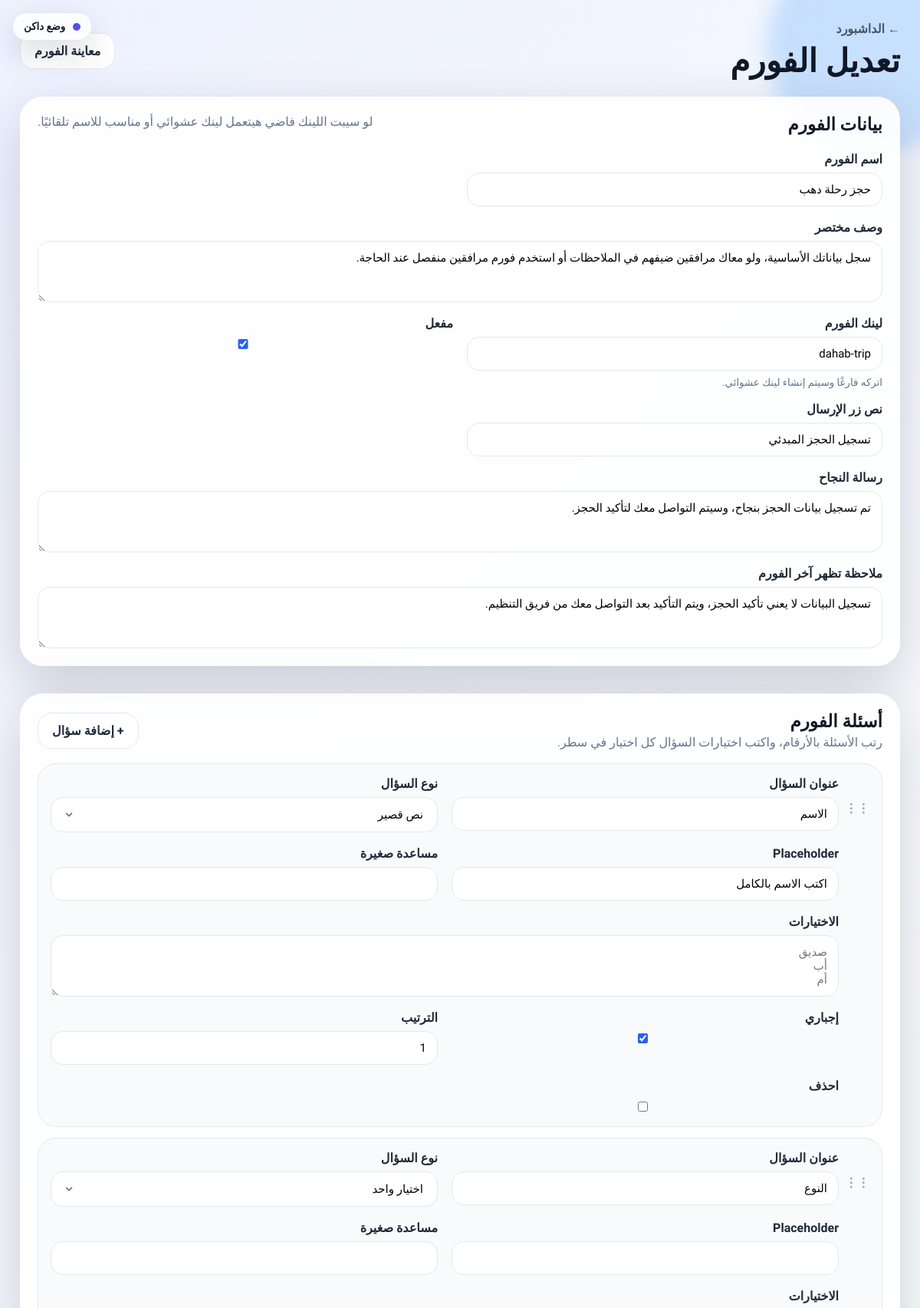
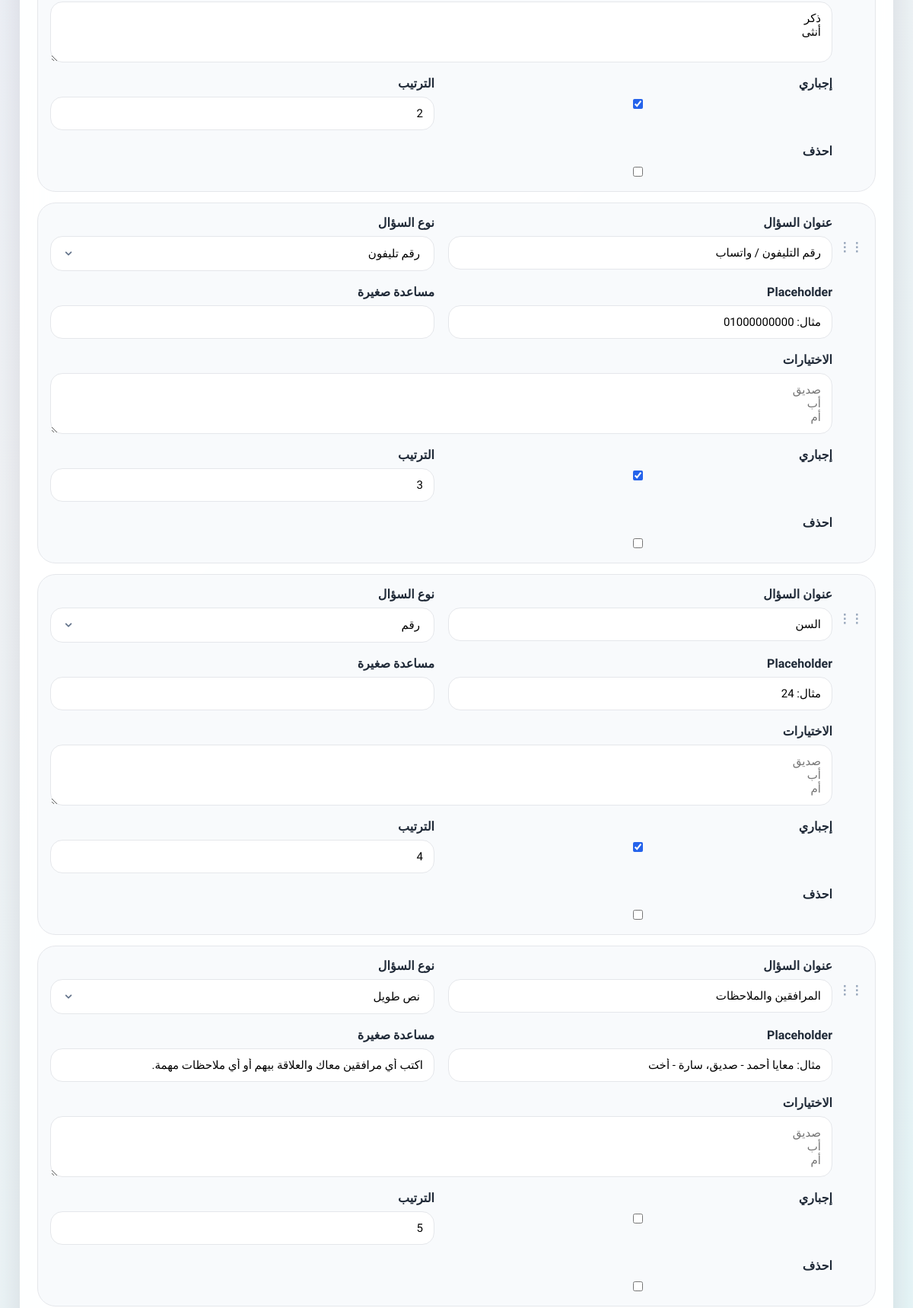
Page /dashboard/forms/1/edit/ (signed in, upper part) on the committed database (2 pictures, top to bottom).
### smartforms/models.py (models this page shows, shortened)
class DynamicForm(models.Model):
    title = models.CharField('اسم الفورم', max_length=160)
    description = models.TextField('وصف مختصر', blank=True)
    slug = models.SlugField('لينك الفورم', max_length=80, unique=True, blank=True, help_text='اتركه فارغًا وسيتم إنشاء لينك عشوائي.')
    is_active = models.BooleanField('مفعل', default=True)
    submit_button_text = models.CharField('نص زر الإرسال', max_length=80, default='إرسال البيانات')
    success_message = models.TextField('رسالة النجاح', default='تم تسجيل البيانات بنجاح، وسيتم التواصل معك قريبًا.')
    note = models.TextField('ملاحظة تظهر آخر الفورم', blank=True)
    created_at = models.DateTimeField(auto_now_add=True)
    updated_at = models.DateTimeField(auto_now=True)
    class Meta:
        ordering = ['-created_at']
        verbose_name = 'فورم'
        verbose_name_plural = 'الفورمز'
    def get_absolute_url(self):
        return reverse('form_detail', kwargs={'slug': self.slug})

### smartforms/views.py (the view)
# urls.py: path('dashboard/forms/<int:pk>/edit/', views.form_edit, name='dashboard_form_edit'),
@staff_member_required
def form_edit(request, pk):
    form_obj = get_object_or_404(DynamicForm, pk=pk)
    qs = form_obj.fields.all()
    if request.method == 'POST':
        builder_form = DynamicFormModelForm(request.POST, instance=form_obj)
        formset = FieldFormSet(request.POST, queryset=qs, prefix='fields')
        if builder_form.is_valid() and formset.is_valid():
            builder_form.save()
            fields = formset.save(commit=False)
            for deleted in formset.deleted_objects:
                deleted.delete()
            for field in fields:
                field.form = form_obj
                field.save()
            messages.success(request, 'تم حفظ التعديلات.')
            return redirect('dashboard_form_edit', pk=form_obj.pk)
    else:
        builder_form = DynamicFormModelForm(instance=form_obj)
        formset = FieldFormSet(queryset=qs, prefix='fields')
    return render(request, 'smartforms/form_builder.html', {'builder_form': builder_form, 'formset': formset, 'form_obj': form_obj})

### smartforms/forms.py
class DynamicFormModelForm(forms.ModelForm):
    class Meta:
        model = DynamicForm
        fields = ['title', 'description', 'slug', 'is_active', 'submit_button_text', 'success_message', 'note']
        widgets = {
            'description': forms.Textarea(attrs={'rows': 3}),
            'success_message': forms.Textarea(attrs={'rows': 3}),
            'note': forms.Textarea(attrs={'rows': 3}),
        }

### smartforms/templates/smartforms/form_builder.html (shortened to what this page needs)
{% extends 'smartforms/base.html' %}
{% block content %}
<main class="admin-shell">
    <nav class="admin-nav">
        <div><a href="{% url 'dashboard' %}" class="back-link">← الداشبورد</a><h1>{% if form_obj %}تعديل الفورم{% else %}إنشاء فورم جديد{% endif %}</h1></div>
        {% if form_obj %}<a class="secondary-btn" href="{{ form_obj.get_absolute_url }}" target="_blank">معاينة الفورم</a>{% endif %}
    </nav>
    <form method="post" class="builder-layout">
        <section class="panel builder-main">
            <div class="panel-head"><h2>بيانات الفورم</h2><p>لو سيبت اللينك فاضي هيتعمل لينك عشوائي أو مناسب للاسم تلقائيًا.</p></div>
            <div class="fields-grid two">
                {% for field in builder_form %}
                    <div class="field-wrap {% if field.name == 'description' or field.name == 'success_message' or field.name == 'note' %}wide{% endif %}">
                        <label>{{ field.label }}</label>
                        {{ field }}
                        {% if field.help_text %}<small>{{ field.help_text }}</small>{% endif %}
                    </div>
                {% endfor %}
            </div>
        </section>
        {% if form_obj %}
        <section class="panel builder-main">
            <div class="panel-head builder-head">
                <div><h2>أسئلة الفورم</h2><p>رتب الأسئلة بالأرقام، واكتب اختيارات السؤال كل اختيار في سطر.</p></div>
                <a href="{% url 'dashboard_field_add' form_obj.pk %}" class="secondary-btn">+ إضافة سؤال</a>
            </div>
            <div class="field-editor-list">
                {% for f in formset %}
                    <article class="field-editor">
                        <div class="drag-dot">⋮⋮</div>
                        <div class="fields-grid editor-grid">
                            {% for field in f.visible_fields %}
                                <div class="field-wrap {% if field.name == 'choices' %}wide{% endif %}">
                                    <label>{{ field.label }}</label>
                                    {{ field }}
                                </div>
                            {% endfor %}
                        </div>
                    </article>
                {% empty %}
                    <div class="empty-box">اضغط “إضافة سؤال” عشان تبدأ بناء الفورم.</div>
                {% endfor %}
            </div>
        </section>
        {% endif %}
    </form>
</main>
{% endblock %}

### smartforms/static/smartforms/css/styles.css (style rules this page uses)
:root { --bg:#0f172a;--card:#ffffff;--text:#111827;--muted:#64748b;--line:#e5e7eb;--primary:#2563eb;--primary2:#7c3aed;--green:#16a34a;--red:#dc2626;--soft:#f8fafc;--shadow:0 24px 70px rgba(15,23,42,.18) }
* { box-sizing:border-box }
body { margin:0;font-family:'Cairo',system-ui,sans-serif;background:linear-gradient(135deg,#eef2ff 0%,#f8fafc 45%,#ecfeff 100%);color:var(--text);min-height:100vh }
a { color:var(--primary);text-decoration:none }
button,input,select,textarea { font-family:inherit }
.hero-card,.form-card,.success-card,.panel,.stat-card { background:rgba(255,255,255,.9);backdrop-filter:blur(16px);border:1px solid rgba(255,255,255,.65);box-shadow:var(--shadow);border-radius:30px }
.fields-grid { display:grid;grid-template-columns:1fr;gap:18px }
.fields-grid.two,.editor-grid { grid-template-columns:repeat(2,minmax(0,1fr)) }
.field-wrap { display:flex;flex-direction:column;gap:8px }
.field-wrap.wide { grid-column:1/-1 }
.field-wrap label { font-weight:800;color:#1f2937 }
.field-wrap input,.field-wrap select,.field-wrap textarea { width:100%;border:1px solid var(--line);background:#fff;border-radius:18px;padding:13px 15px;font-size:15px;outline:none;transition:.2s }
.field-wrap small { color:var(--muted) }
.primary-btn,.secondary-btn { border:0;border-radius:18px;padding:13px 18px;font-weight:900;cursor:pointer;display:inline-flex;justify-content:center;align-items:center;gap:8px }
.secondary-btn { background:#fff;color:#1e293b;border:1px solid var(--line) }
.admin-shell { width:min(1180px,100%);margin:auto;padding:28px 16px 70px }
.admin-nav { display:flex;justify-content:space-between;gap:18px;align-items:center;margin-bottom:22px }
.admin-nav h1 { margin:8px 0 0;font-size:clamp(28px,4vw,42px) }
.back-link { font-weight:900;color:#475569 }
.panel { padding:22px;margin-bottom:18px }
.panel-head { display:flex;justify-content:space-between;align-items:flex-start;gap:16px;margin-bottom:18px }
.panel-head h2 { margin:0 0 4px;font-size:23px }
.panel-head p { margin:0;color:var(--muted) }
.builder-layout { display:grid;gap:18px }
.builder-main input,.builder-main select,.builder-main textarea { width:100%;border:1px solid var(--line);border-radius:16px;padding:12px 14px;background:#fff }
.builder-head { align-items:center }
.field-editor-list { display:grid;gap:14px }
.field-editor { display:grid;grid-template-columns:28px 1fr;gap:12px;padding:16px;border:1px solid var(--line);border-radius:24px;background:#f8fafc }
.drag-dot { color:#94a3b8;font-weight:900;padding-top:32px }

### smartforms/templates/smartforms/base.html (style rules this page uses)
.primary-btn,.secondary-btn { transition:transform .12s ease,box-shadow .12s ease,background .12s ease,border-color .12s ease }
select.input { -webkit-appearance:none;-moz-appearance:none;appearance:none;padding-inline-end:46px;background-repeat:no-repeat;background-position:14px 50%;background-size:18px 18px }
input[type="radio"],input[type="checkbox"] { accent-color:var(--primary) }

### rows in the picture
DynamicForm: builder_form "حجز رحلة دهب" "سجل بياناتك الأساسية، ولو معاك مرافقين ضيفهم في الملاحظات أو استخدم فورم مرافقين منفصل عند الحاجة." "dahab-trip" "☑" "تسجيل الحجز المبدئي" "تم تسجيل بيانات الحجز بنجاح، وسيتم التواصل معك لتأكيد الحجز." "تسجيل البيانات لا يعني تأكيد الحجز، ويتم التأكيد بعد التواصل معك من فريق التنظيم."

### other values in the picture
{{ field.label }} "اسم الفورم" "وصف مختصر" "لينك الفورم" "مفعل" "نص زر الإرسال" "رسالة النجاح" "ملاحظة تظهر آخر الفورم"
{{ field.help_text }} "اتركه فارغًا وسيتم إنشاء لينك عشوائي."
{{ field.label }} "عنوان السؤال" "نوع السؤال" "Placeholder" "مساعدة صغيرة" "الاختيارات" "إجباري" "الترتيب" "احذف" "عنوان السؤال" "نوع السؤال" "Placeholder" "مساعدة صغيرة" "الاختيارات" "إجباري" "الترتيب" "احذف" "عنوان السؤال" "نوع السؤال" "Placeholder" "مساعدة صغيرة" "الاختيارات" "إجباري" "الترتيب" "احذف" "عنوان السؤال" "نوع السؤال" "Placeholder" "مساعدة صغيرة" "الاختيارات" "إجباري" "الترتيب" "احذف" "عنوان السؤال" "نوع السؤال" "Placeholder" "مساعدة صغيرة" "الاختيارات" "إجباري" "الترتيب" "احذف"
